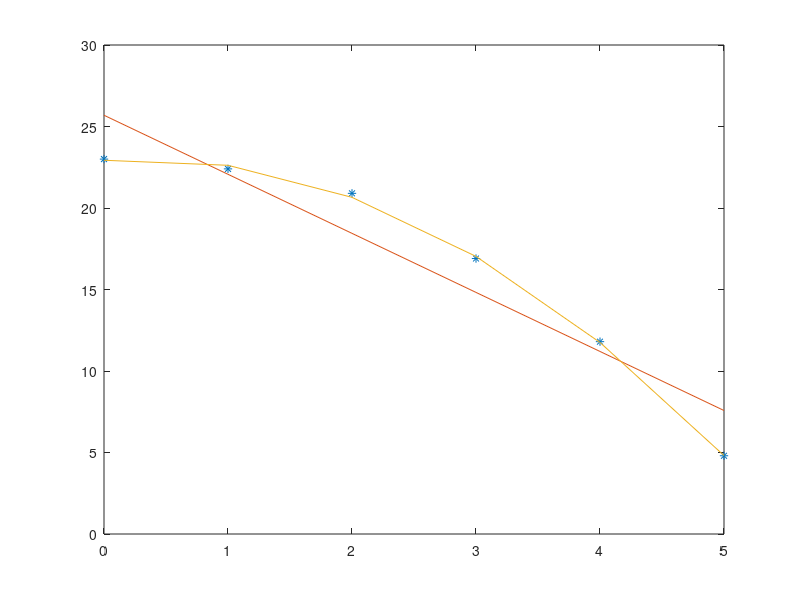

This chart was generated by the following MATLAB code: (Note: this script raises an error after producing the figure.)
clc, clearvars;

%Points initialized
t = [ 0 1 2 3 4 5 ];
h = [ 23.0 22.4 20.9 16.9 11.8 4.8 ];


%Axis Labels set
xlabel("Time, s");
ylabel("Height, cm");

%Linear and Quadratic lines of best fit found
PartB = polyfit(t,h, 1);
PartD = polyfit(t,h, 2);

%Values of these beset fit lines at t intervals found
PartBValues = polyval(PartB, t);
PartDValues = polyval(PartD, t);

%Three graphs plotted
plot(t,h, '*');
hold on;
plot(t,PartBValues);
hold on
plot(t, PartDValues);

legend("Height vs. Time", "Line of best fit (linear): " + PartB(1) + " x + " + PartB(2), "Line of best fit (quadratic): " + PartD(1) + "x^2 + " + PartD(2) + "x + " + PartD(3));


%Summing up the difference between the line of best fit values and the
%actual values squared and storing them into RMSSum variables
RMSSumPartC = 0;
RMSSumPartE = 0;
for i = 1:6
    
    RMSSumPartC = RMSSumPartC + (PartBValues(i) - h(i))^2;
    RMSSumPartE = RMSSumPartE + (PartDValues(i) - h(i))^2;
end

%Calculating the RMS for parts C and E
RMSPartC = sqrt((1/6 * RMSSumPartC))
RMSPartE = sqrt((1/6 * RMSSumPartE))